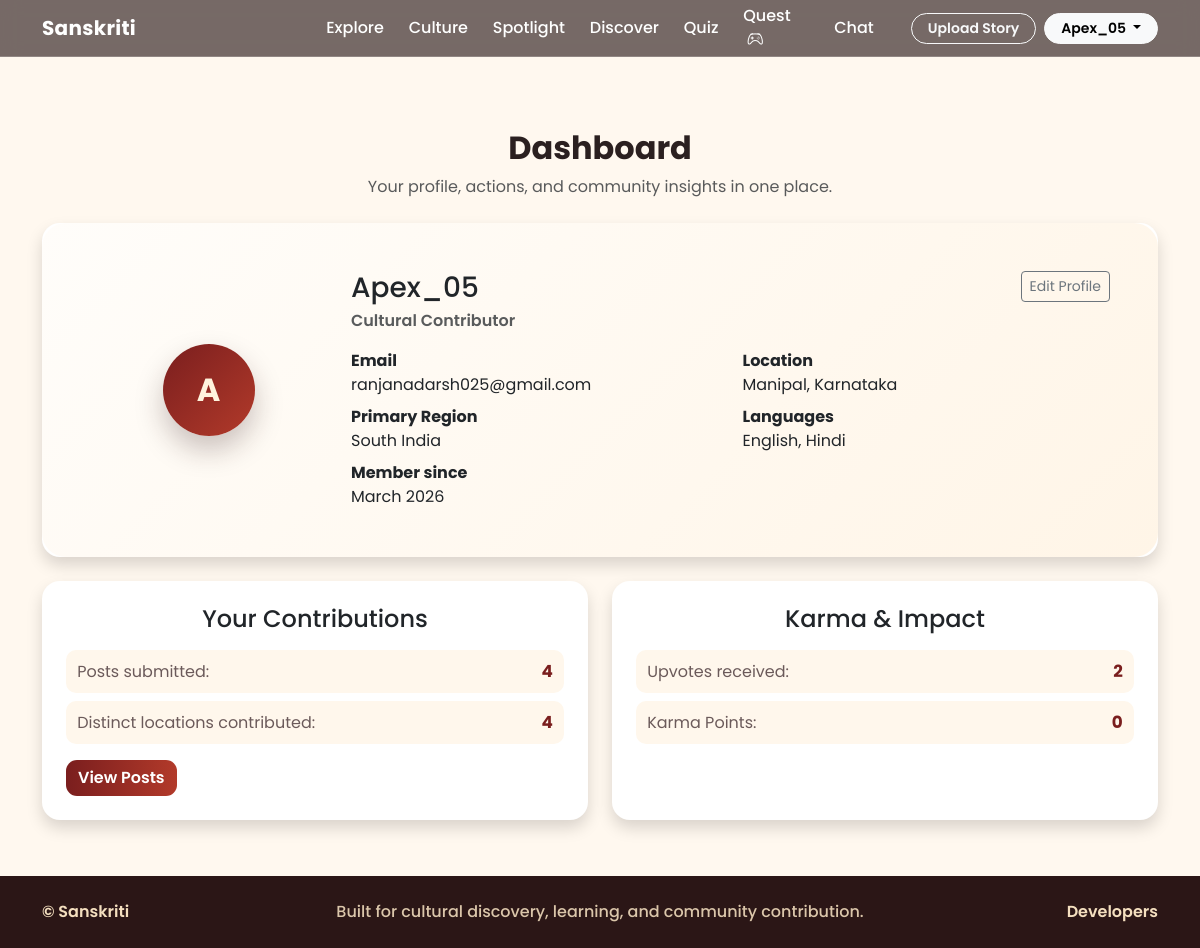
/dashboard/ (signed in), run on the app's committed database.
### core/models.py (models this page shows, shortened)
class UserProfile(models.Model):
	REGION_CHOICES = [
		("north_india", "North India"),
		("south_india", "South India"),
		("east_india", "East India"),
		("west_india", "West India"),
		("central_india", "Central India"),
		("north_east_india", "North-East India"),
	]
	user = models.OneToOneField(
		settings.AUTH_USER_MODEL,
		on_delete=models.CASCADE,
		related_name="profile",
	)
	location = models.CharField(max_length=120)
	primary_region = models.CharField(max_length=30, choices=REGION_CHOICES)
	languages = models.CharField(max_length=200)
	password = models.CharField(max_length=80, blank=True, default="")
	karma_points = models.PositiveIntegerField(default=0)
	posts_count = models.PositiveIntegerField(default=0)
	unique_regions_count = models.PositiveIntegerField(default=0)
	post_karma_units_awarded = models.PositiveIntegerField(default=0)
	region_karma_units_awarded = models.PositiveIntegerField(default=0)
	upvotes_received = models.PositiveIntegerField(default=0)
	upvote_karma_points = models.PositiveIntegerField(default=0)

### core/views.py (the view)
@never_cache
def dashboard(request):
    auth_redirect = _require_auth_for_dashboard(request)
    if auth_redirect:
        return auth_redirect
    profile = _get_or_create_profile(request.user)
    posts_submitted = getattr(profile, "posts_count", request.user.cultural_posts.count())
    regions_contributed = getattr(profile, "unique_regions_count", 0)
    upvotes_received = getattr(profile, "upvotes_received", 0)
    karma_points = getattr(profile, "karma_points", 0)
    context = {
        "profile": profile,
        "posts_submitted": posts_submitted,
        "regions_contributed": regions_contributed,
        "upvotes_received": upvotes_received,
        "karma_points": karma_points,
        "karma_region_threshold": KARMA_REGION_THRESHOLD,
    }
    return render(request, "core/dashboard.html", context)

### core/views.py (called while the page is built)
def _require_auth_for_dashboard(request):
    if request.user.is_authenticated:
        return None
    messages.info(request, "Please login to continue.")
    return redirect("login")

### core/templates/core/dashboard.html
{% extends 'core/base.html' %}
{% block content %}
<section class="dashboard-page container py-5 mt-4">
    <div class="dashboard-head text-center mb-4">
        <h2 class="fw-bold mb-2">Dashboard</h2>
        <p class="text-muted mb-0">Your profile, actions, and community insights in one place.</p>
    </div>
    <div class="card dashboard-card dashboard-profile-card border-0 shadow mb-4">
        <div class="card-body p-4 p-lg-5 dashboard-profile-body">
            <div class="row g-4 align-items-center">
                <div class="col-12 col-lg-3 d-flex justify-content-center align-items-center">
                    <div class="profile-avatar">{{ user.username|first|upper }}</div>
                </div>
                <div class="col-12 col-lg-9">
                    <div class="d-flex flex-wrap justify-content-between align-items-start gap-2 mb-2">
                        <div>
                            <h3 class="mb-1">{{ user.username|default:'Apex-05' }}</h3>
                            <p class="text-muted fw-semibold mb-0">Cultural Contributor</p>
                        </div>
                        <a href="{% url 'edit_profile' %}" class="btn btn-outline-secondary btn-sm">Edit Profile</a>
                    </div>
                    <div class="row profile-info-grid mt-3">
                    <div class="col-12 col-md-6 mb-2">
                        <strong>Email</strong>
                        <div>{{ user.email|default:'-' }}</div>
                    </div>
                    <div class="col-12 col-md-6 mb-2">
                        <strong>Location</strong>
                        <div>{{ profile.location }}</div>
                    </div>
                    <div class="col-12 col-md-6 mb-2">
                        <strong>Primary Region</strong>
                        <div>{{ profile.get_primary_region_display }}</div>
                    </div>
                    <div class="col-12 col-md-6 mb-2">
                        <strong>Languages</strong>
                        <div>{{ profile.languages }}</div>
                    </div>
                    <div class="col-12 col-md-6">
                        <strong>Member since</strong>
                        <div>{{ user.date_joined|date:"F Y" }}</div>
                    </div>
                </div>
                </div>
            </div>
        </div>
    </div>
    <div class="row g-4 dashboard-card-grid">
    <div class="col-12 col-lg-6">
        <div class="card dashboard-card h-100 shadow border-0">
            <div class="card-body p-4">
                <h4 class="card-title text-center mb-3">Your Contributions</h4>
                <ul class="dashboard-metric-list mb-3">
                    <li>
                        <span>Posts submitted:</span>
                        <strong>{{ posts_submitted }}</strong>
                    </li>
                    <li>
                        <span>Distinct locations contributed:</span>
                        <strong>{{ regions_contributed }}</strong>
                    </li>
                </ul>
                <a href="{% url 'my_posts' %}" class="btn dashboard-btn">
                    View Posts
                </a>
            </div>
        </div>
    </div>
    <div class="col-12 col-lg-6">
        <div class="card dashboard-card h-100 shadow border-0">
            <div class="card-body p-4">
               <h4 class="card-title text-center mb-3">Karma & Impact</h4>
                <ul class="dashboard-metric-list mb-0">
                    <li>
                        <span>Upvotes received:</span>
                        <strong>{{ upvotes_received }}</strong>
                    </li>
                    <li>
                        <span>Karma Points:</span>
                        <strong>{{ karma_points }}</strong>
                    </li>
                </ul>
            </div>
        </div>
    </div>
</div>
</section>
{% endblock %}

### core/templates/core/base.html (shortened to what this page needs)
{% load static %}
<!DOCTYPE html>
<html lang="en">
<head>
    <link href="https://cdn.jsdelivr.net/npm/bootstrap@5.3.3/dist/css/bootstrap.min.css" rel="stylesheet">
    <link rel="stylesheet" href="https://cdn.jsdelivr.net/npm/bootstrap-icons@1.11.3/font/bootstrap-icons.min.css">
    <link rel="stylesheet" href="{% static 'css/style.css' %}">
</head>
<body{% if user.is_authenticated %} class="is-authenticated"{% endif %}>
{% with current_view=request.resolver_match.url_name %}
<nav class="navbar navbar-expand-xl navbar-dark sticky-top custom-nav" id="mainNavbar">
    <div class="container position-relative">
        <a class="navbar-brand fw-bold" href="{% url 'home' %}">Sanskriti</a>
        <div class="collapse navbar-collapse align-items-xl-center" id="navmenu">
            {% if user.is_authenticated %}
                <div class="auth-nav-center">
                    <ul class="navbar-nav auth-nav-links">
                        <li class="nav-item"><a class="nav-link auth-nav-link nav-collapse-link {% if current_view == 'explore_india' %}active{% endif %}" href="{% url 'explore_india' %}">Explore</a></li>
                        <li class="nav-item"><a class="nav-link auth-nav-link nav-collapse-link {% if current_view == 'culture' %}active{% endif %}" href="{% url 'culture' %}">Culture</a></li>
                        <li class="nav-item"><a class="nav-link auth-nav-link nav-collapse-link {% if current_view == 'spotlight' %}active{% endif %}" href="{% url 'spotlight' %}">Spotlight</a></li>
                        <li class="nav-item"><a class="nav-link auth-nav-link nav-collapse-link {% if current_view == 'discover' or current_view == 'discover_by_state' %}active{% endif %}" href="{% url 'discover' %}">Discover</a></li>
                        <li class="nav-item"><a class="nav-link auth-nav-link nav-collapse-link " href="{% url 'quiz' %}">Quiz</a></li>
                        <li class="nav-item"><a class="nav-link auth-nav-link nav-collapse-link " href="{% url 'culture_quest' %}">Quest <i class="bi bi-controller ms-1"></i></a></li>
                        <li class="nav-item"><a class="nav-link auth-nav-link nav-collapse-link {% if current_view == 'chat_home' or current_view == 'chat_conversation' %}active{% endif %}" href="{% url 'chat_home' %}">Chat</a></li>
                    </ul>
                </div>
                <div class="auth-nav-actions d-flex flex-column flex-xl-row align-items-xl-center gap-2 ms-xl-auto mt-3 mt-xl-0">
                    <a href="{% url 'upload' %}" class="btn btn-outline-light btn-sm rounded-pill px-3 nav-collapse-link">Upload Story</a>
                    <div class="dropdown">
                        <button class="btn btn-light btn-sm rounded-pill px-3 dropdown-toggle" type="button" data-bs-toggle="dropdown" aria-expanded="false">
                            {{ user.username }}
                        </button>
                    </div>
                </div>
            {% endif %}
        </div>
    </div>
</nav>
<div class="content-area page-transition">
    {% block content %}{% endblock %}
</div>
<footer class="site-footer">
    <div class="container py-3 py-md-4">
        <div class="footer-minimal">
            <span class="footer-minimal-left">&copy; Sanskriti</span>
            <span class="footer-minimal-center">Built for cultural discovery, learning, and community contribution.</span>
            <a class="footer-minimal-right footer-link" href="{% url 'developers' %}">Developers</a>
        </div>
    </div>
</footer>
{% endwith %}
</body>
</html>

### static/css/style.css (style rules this page uses)
:root { --primary: #7A1E1E; --accent: #E09F3E; --highlight: #FF9933; --surface: #fff8ef; --text-dark: #2b2020; --shadow-soft: 0 14px 32px rgba(34, 17, 17, 0.12); }
* { box-sizing: border-box; }
body { margin: 0; font-family: 'Poppins', sans-serif; background-color: var(--surface); color: var(--text-dark); min-height: 100vh; display: flex; flex-direction: column; }
.page-transition { animation: fadeInPage 0.45s ease; }
.custom-nav { background: rgba(35, 18, 18, 0.62); backdrop-filter: blur(10px); -webkit-backdrop-filter: blur(10px); border-bottom: 1px solid rgba(255, 255, 255, 0.2); transition: all 0.25s ease; }
.custom-nav .nav-link { color: #fff !important; font-weight: 500; margin-inline: 0.2rem; position: relative; transition: color 0.2s ease; }
.custom-nav .nav-link::after { content: ''; position: absolute; left: 0; bottom: 0.1rem; width: 0; height: 2px; background: var(--accent); transition: width 0.25s ease; }
.auth-btn, .dashboard-btn, .btn-outline-secondary, .btn-outline-light { transition: all 0.25s ease; }
.dashboard-page { min-height: calc(100vh - 220px); padding-bottom: 3rem; }
.dashboard-card-grid { margin-bottom: 0.5rem; }
.dashboard-profile-card { border-radius: 24px; }
.dashboard-profile-body { background: linear-gradient(135deg, #fffdfa 0%, #fff5e7 100%); border-radius: 24px; }
.profile-avatar { width: 92px; height: 92px; border-radius: 50%; background: linear-gradient(135deg, #7A1E1E, #B23A2A); color: #fff3dd; font-size: 2rem; font-weight: 700; display: inline-flex; align-items: center; justify-content: center; box-shadow: 0 14px 28px rgba(48, 25, 25, 0.25); }
.dashboard-metric-list { list-style: none; margin: 0; padding: 0; display: grid; gap: 0.55rem; }
.dashboard-metric-list li { display: flex; justify-content: space-between; align-items: baseline; gap: 0.9rem; padding: 0.55rem 0.7rem; border-radius: 10px; background: #fff7ec; }
.dashboard-metric-list li span { color: #6b5a5a; }
.dashboard-metric-list li strong { color: #7A1E1E; font-size: 1.05rem; }
.dashboard-card { border-radius: 18px; transition: transform 0.28s ease, box-shadow 0.28s ease; box-shadow: var(--shadow-soft); }
.dashboard-btn { border: none; border-radius: 11px; color: #fff; font-weight: 600; background: linear-gradient(90deg, var(--primary), #B23A2A); }
.site-footer { background: #2b1616; color: #f4dfbf; font-weight: 500; margin-top: auto; }
.content-area { flex: 1 0 auto; min-height: 0; }
.footer-minimal { display: grid; grid-template-columns: 1fr auto 1fr; align-items: center; gap: 1rem; }
.footer-minimal-left { font-weight: 600; }
.footer-minimal-center { text-align: center; color: rgba(244, 223, 191, 0.88); }
.footer-minimal-right { justify-self: end; font-weight: 600; }
.custom-nav .navbar-brand { letter-spacing: 0.3px; }
.custom-nav .navbar-collapse { position: static; }
.custom-nav .nav-link, .custom-nav .btn.nav-link { border-radius: 999px; padding-inline: 0.9rem; }
.custom-nav .nav-link::after { left: 0.9rem; bottom: 0.35rem; }
.auth-nav-links, .guest-nav-links { gap: 0.15rem; }
.auth-nav-center { margin-inline: auto; }
.auth-nav-actions { position: relative; z-index: 1; }
.auth-nav-actions .btn-sm { font-weight: 600; }
body.is-authenticated .btn { transition: none !important; }
.footer-link { color: #f4dfbf; text-decoration: none; transition: color 0.2s ease, transform 0.2s ease; }
@media (min-width: 1200px) { .auth-nav-center { position: absolute; left: 50%; top: 50%; transform: translate(-50%, -50%); z-index: 2; } }
@media (min-width: 1200px) { .auth-nav-links { display: flex; align-items: center; justify-content: center; } }
html { scroll-behavior: smooth; }

### data on the page
UserProfile: location "Manipal, Karnataka", primary_region "South India", languages "English, Hindi"

### other printed values
{{ user.username }} "Apex_05"
{{ user.username|first|upper }} "A"
{{ user.username|default:'Apex-05' }} "Apex_05"
{{ user.email|default:'-' }} "ranjanadarsh025@gmail.com"
{{ user.date_joined|date:"F Y" }} "March 2026"
{{ posts_submitted }} "4"
{{ regions_contributed }} "4"
{{ upvotes_received }} "2"
{{ karma_points }} "0"
